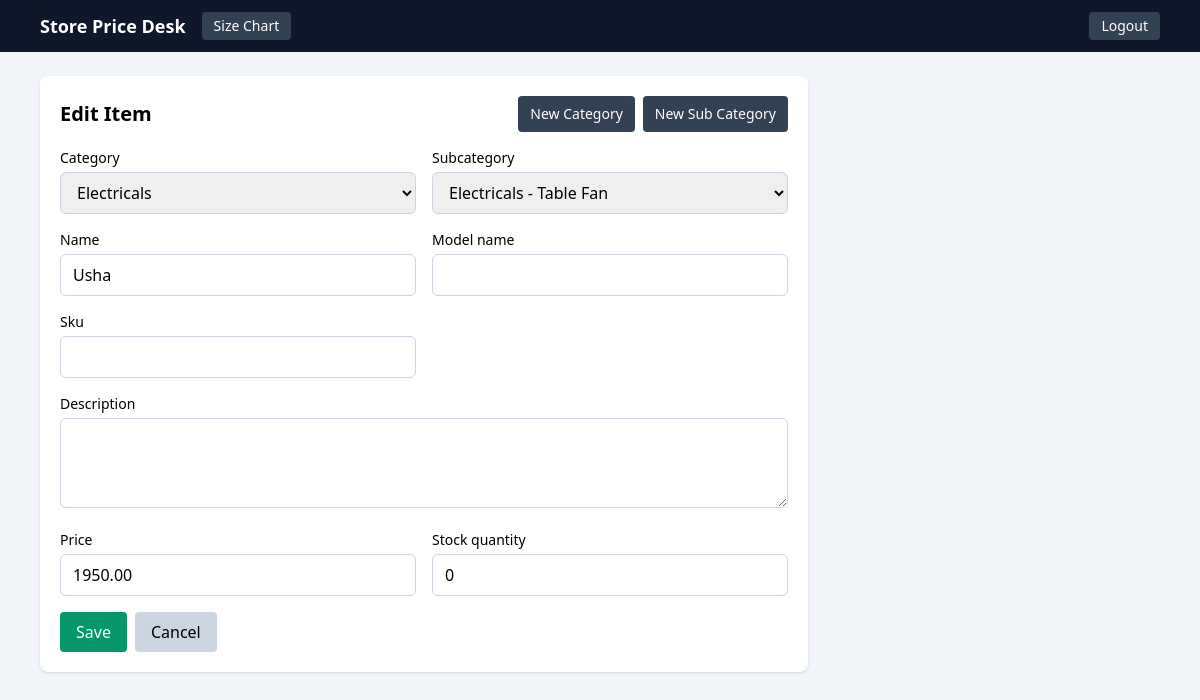
The page /items/1/edit/ (signed in) on the database its author committed.
### store/models.py (models this page shows, shortened)
class Item(models.Model):
    category = models.ForeignKey(Category, related_name="items", on_delete=models.PROTECT)
    subcategory = models.ForeignKey(SubCategory, related_name="items", on_delete=models.PROTECT)
    model_name = models.CharField(max_length=180, blank=True, default="")
    name = models.CharField(max_length=180)
    sku = models.CharField(max_length=50, blank=True)
    description = models.TextField(blank=True)
    price = models.DecimalField(max_digits=10, decimal_places=2)
    stock_quantity = models.PositiveIntegerField(default=0)
    created_at = models.DateTimeField(auto_now_add=True)
    updated_at = models.DateTimeField(auto_now=True)
    class Meta:
        ordering = ["name"]
        unique_together = ("subcategory", "name")

### store/views.py (the view)
# urls.py: path("items/<int:pk>/edit/", views.item_update, name="item-edit"),
@login_required
def item_update(request, pk):
    item = get_object_or_404(Item, pk=pk)
    if request.method == "POST":
        form = ItemForm(request.POST, instance=item)
        if form.is_valid():
            form.save()
            return redirect("item-list")
    else:
        form = ItemForm(instance=item)
    return render(request, "store/item_form.html", {"form": form, "title": "Edit Item"})

### store/forms.py (shortened to what this page needs)
class ItemForm(forms.ModelForm):
    class Meta:
        model = Item
        fields = ["category", "subcategory", "name", "model_name", "sku", "description", "price", "stock_quantity"]
        widgets = {
            "description": forms.Textarea(attrs={"rows": 3}),
        }
    def __init__(self, *args, **kwargs):
        super().__init__(*args, **kwargs)
        subcategory_qs = SubCategory.objects.select_related("category")
        category_id = None
        if self.is_bound:
            category_id = self.data.get("category")
        elif self.instance and self.instance.pk:
            category_id = self.instance.category_id
        if category_id:
            self.fields["subcategory"].queryset = subcategory_qs.filter(category_id=category_id)
        else:
            self.fields["subcategory"].queryset = subcategory_qs.none()

### store/models.py (called while the page is built)
    def __str__(self):
        return self.name

    def __str__(self):
        return f"{self.category.name} - {self.name}"

### store/templates/store/item_form.html (shortened to what this page needs)
{% extends "store/base.html" %}
{% block content %}
<div class="bg-white rounded-lg shadow p-5 max-w-3xl">
    <div class="flex flex-col md:flex-row md:items-center md:justify-between gap-3 mb-4">
        <h1 class="text-xl font-semibold">{{ title }}</h1>
        <div class="flex gap-2">
            <a href="{% url 'category-add' %}?next=item-add" class="bg-slate-700 hover:bg-slate-600 text-white text-sm px-3 py-2 rounded">New Category</a>
            <a href="{% url 'subcategory-add' %}?next=item-add" class="bg-slate-700 hover:bg-slate-600 text-white text-sm px-3 py-2 rounded">New Sub Category</a>
        </div>
    </div>
    <form method="post" class="space-y-4">
        <div class="grid md:grid-cols-2 gap-4">
            {% for field in form %}
                <div class="{% if field.name == 'description' %}md:col-span-2{% endif %}">
                    <label class="block text-sm mb-1">{{ field.label }}</label>
                    {{ field }}
                </div>
            {% endfor %}
        </div>
        <div class="flex gap-2">
            <button type="submit" class="bg-emerald-600 hover:bg-emerald-500 text-white px-4 py-2 rounded">Save</button>
            <a href="{% url 'item-list' %}" class="bg-slate-300 hover:bg-slate-200 px-4 py-2 rounded">Cancel</a>
        </div>
    </form>
</div>
{% endblock %}

### store/templates/store/item_form.html (style rules this page uses)
input, select, textarea { width: 100%; border: 1px solid #cbd5e1; border-radius: 0.375rem; padding: 0.5rem 0.75rem; }

### rows shown on the page
Item: form "Electricals" "Electricals - Table Fan" "Usha" "1950.00" "0"

### other values the page prints
{{ title }} "Edit Item"
{{ field.label }} "Category" "Subcategory" "Name" "Model name" "Sku" "Description" "Price" "Stock quantity"
